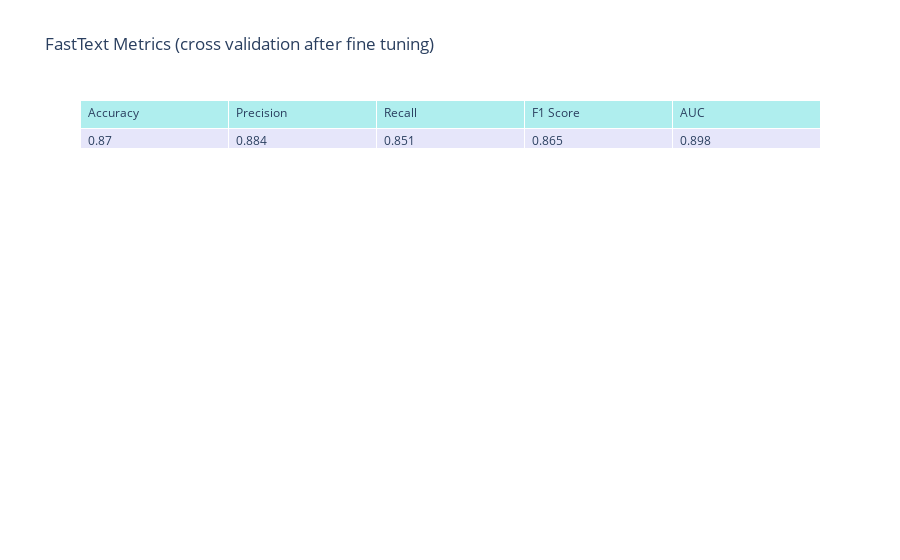

The cell this chart's notebook holds for it:
### Code cell
plot_metrics_table(metrics_cross_tuned, title="FastText Metrics (cross validation after fine tuning)")

### Figure 1 — Plotly figure (JSON) as saved in the notebook; plotly's stock layout.template omitted (floating-point values rounded to 4 significant figures)
{"data": [{"cells": {"align": "left", "fill": {"color": "lavender"}, "values": [0.87, 0.884, 0.851, 0.865, 0.898]}, "header": {"align": "left", "fill": {"color": "paleturquoise"}, "values": ["Accuracy", "Precision", "Recall", "F1 Score", "AUC"]}, "type": "table"}], "layout": {"title": {"text": "FastText Metrics (cross validation after fine tuning)"}}}
